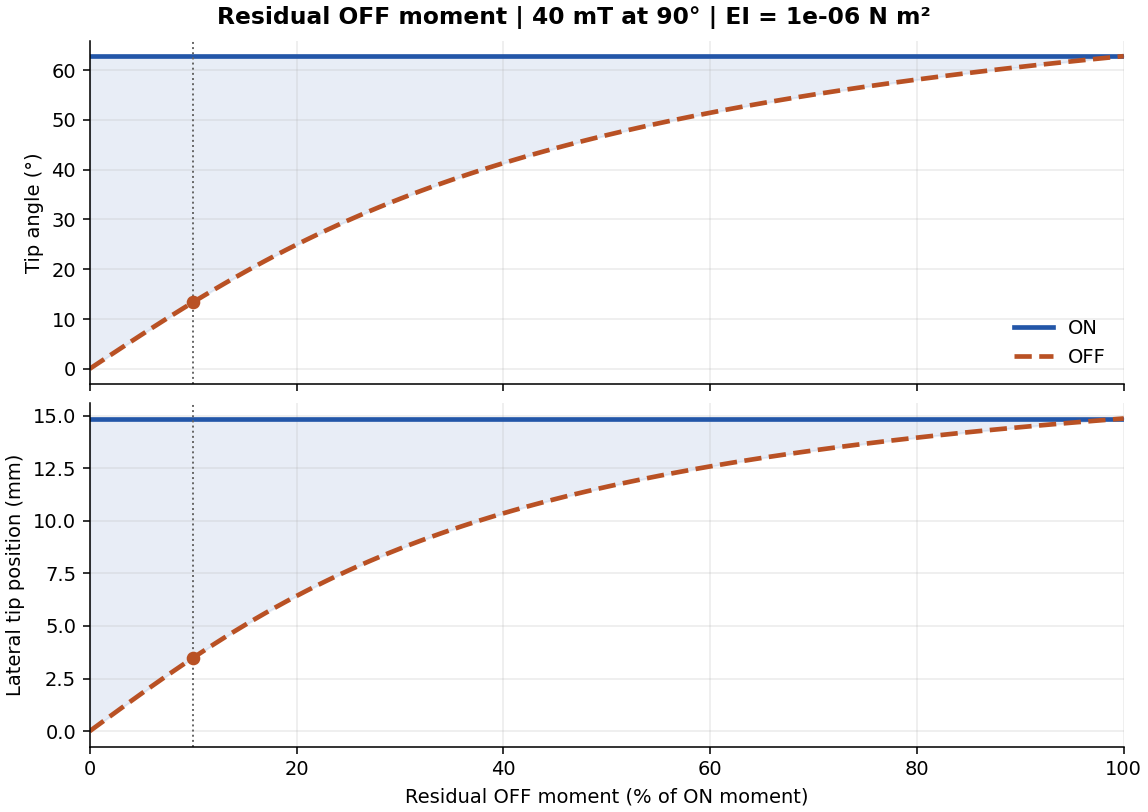

This figure's Python source:
"""Vary the OFF dipole moment with the applied field and tip rigidity held fixed."""

import argparse
import csv
from math import degrees, radians
from pathlib import Path

import matplotlib

matplotlib.use("Agg")
import matplotlib.pyplot as plt

from catheter import centerline, equilibrium_angle


def run(args: argparse.Namespace) -> None:
    length = args.length_mm / 1000
    field = args.field_mt / 1000
    direction = radians(args.field_angle_deg)
    on_angle = equilibrium_angle(length, args.rigidity_nm2, args.on_moment_am2, field, direction)
    on_angle_deg = degrees(on_angle)
    on_y_mm = 1000 * centerline(length, on_angle, points=2)[-1][1]

    rows = []
    for percent in range(101):
        off_moment = args.on_moment_am2 * (percent / 100)
        off_angle = equilibrium_angle(length, args.rigidity_nm2, off_moment, field, direction)
        off_angle_deg = degrees(off_angle)
        off_y_mm = 1000 * centerline(length, off_angle, points=2)[-1][1]
        rows.append((
            percent, on_angle_deg, off_angle_deg, abs(on_angle_deg - off_angle_deg),
            on_y_mm, off_y_mm, abs(on_y_mm - off_y_mm),
        ))

    percentages, _, off_angles, _, _, off_positions, _ = zip(*rows)
    fig, (angle_axis, position_axis) = plt.subplots(
        2, 1, sharex=True, figsize=(8.2, 5.8), layout="constrained"
    )
    fig.suptitle(
        f"Residual OFF moment | {args.field_mt:g} mT at {args.field_angle_deg:g}°"
        f" | EI = {args.rigidity_nm2:.3g} N m²",
        fontweight="bold",
    )
    for axis, on_value, off_values, ylabel in (
        (angle_axis, on_angle_deg, off_angles, "Tip angle (°)"),
        (position_axis, on_y_mm, off_positions, "Lateral tip position (mm)"),
    ):
        axis.axhline(on_value, color="#2356a8", linewidth=2.4, label="ON")
        axis.plot(percentages, off_values, "--", color="#b95124", linewidth=2.4, label="OFF")
        axis.fill_between(percentages, on_value, off_values, color="#2356a8", alpha=0.10)
        axis.scatter(10, off_values[10], color="#b95124", zorder=3)
        axis.axvline(10, color="#666666", linestyle=":", linewidth=1)
        axis.set(ylabel=ylabel, xlim=(0, 100))
        axis.grid(alpha=0.25)
        axis.spines[["top", "right"]].set_visible(False)
    angle_axis.legend(frameon=False)
    position_axis.set_xlabel("Residual OFF moment (% of ON moment)")

    args.output_dir.mkdir(parents=True, exist_ok=True)
    fig.savefig(args.output_dir / "residual_sweep.png", dpi=140)
    plt.close(fig)
    with (args.output_dir / "residual_sweep.csv").open("w", newline="", encoding="utf-8") as handle:
        writer = csv.writer(handle)
        writer.writerow((
            "off_moment_pct_of_on", "on_angle_deg", "off_angle_deg", "abs_angle_gap_deg",
            "on_tip_y_mm", "off_tip_y_mm", "abs_tip_y_gap_mm",
        ))
        writer.writerows(rows)

    _, _, off_at_ten, angle_gap, _, off_y_at_ten, _ = rows[10]
    print(f"ON tip angle: {on_angle_deg:.2f} deg")
    print(f"At 10% residual moment: OFF {off_at_ten:.2f} deg and {off_y_at_ten:.2f} mm laterally")
    print(f"Absolute ON–OFF angle gap at 10%: {angle_gap:.2f} deg")


def main() -> None:
    parser = argparse.ArgumentParser(description=__doc__)
    parser.add_argument("--length-mm", type=float, default=30)
    parser.add_argument("--rigidity-nm2", type=float, default=1e-6)
    parser.add_argument("--on-moment-am2", type=float, default=2e-3)
    parser.add_argument("--field-mt", type=float, default=40)
    parser.add_argument("--field-angle-deg", type=float, default=90)
    parser.add_argument("--output-dir", type=Path, default=Path("output"))
    args = parser.parse_args()

    try:
        run(args)
    except ValueError as error:
        parser.error(str(error))


if __name__ == "__main__":
    main()
